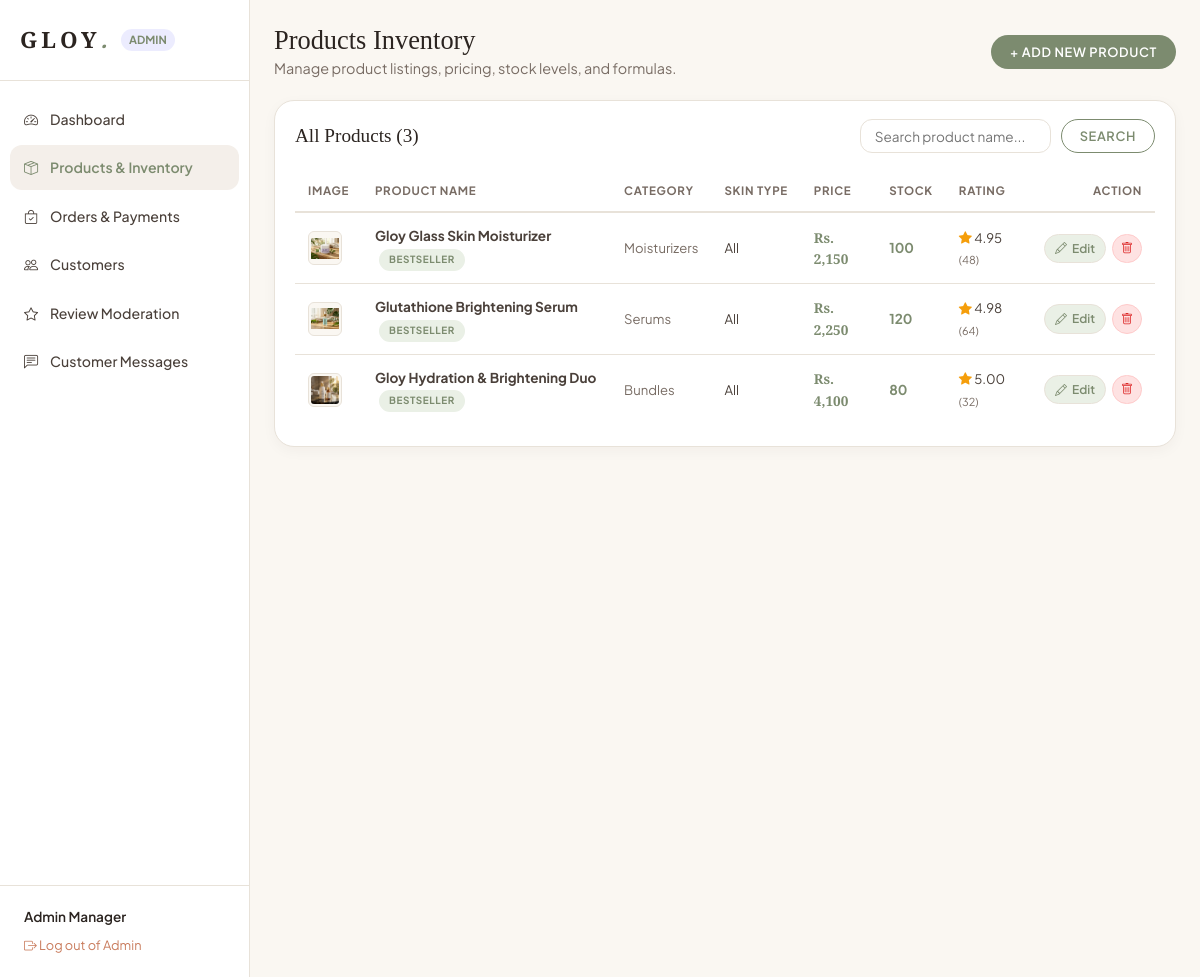
/admin/products.php (signed in), run on the app's committed database.
### tables this page shows
CREATE TABLE `users` (
  `id` INT AUTO_INCREMENT PRIMARY KEY,
  `name` VARCHAR(100) NOT NULL,
  `email` VARCHAR(150) NOT NULL UNIQUE,
  `password_hash` VARCHAR(255) NOT NULL,
  `phone` VARCHAR(30) NULL,
  `role` ENUM('user', 'admin') DEFAULT 'user',
  `status` ENUM('active', 'disabled') DEFAULT 'active',
  `reset_token` VARCHAR(64) NULL,
  `reset_expires` DATETIME NULL,
  `created_at` TIMESTAMP DEFAULT CURRENT_TIMESTAMP
);

CREATE TABLE `products` (
  `id` INT AUTO_INCREMENT PRIMARY KEY,
  `name` VARCHAR(150) NOT NULL,
  `slug` VARCHAR(150) NOT NULL UNIQUE,
  `subtitle` VARCHAR(255) NULL,
  `description` TEXT NOT NULL,
  `ingredients` TEXT NOT NULL,
  `how_to_use` TEXT NOT NULL,
  `category` VARCHAR(100) NOT NULL,
  `skin_type` VARCHAR(50) NOT NULL DEFAULT 'All',
  `price` DECIMAL(10,2) NOT NULL,
  `stock` INT NOT NULL DEFAULT 50,
  `image` VARCHAR(255) NOT NULL,
  `model3d_url` VARCHAR(255) NULL,
  `is_bestseller` TINYINT(1) DEFAULT 0,
  `rating_avg` DECIMAL(3,2) DEFAULT 5.00,
  `review_count` INT DEFAULT 0,
  `created_at` TIMESTAMP DEFAULT CURRENT_TIMESTAMP
);

### includes/auth_middleware.php (called while the page is built, shortened)
<?php
if (!function_exists('e')) {
    function e($string) {
        return htmlspecialchars($string ?? '', ENT_QUOTES, 'UTF-8');
    }
}
if (!function_exists('formatPrice')) {
    function formatPrice($amount) {
        return 'Rs. ' . number_format((float)$amount, 0);
    }
}
function get_current_user_data() {
    $pdo = getDBConnection();
    $stmt = $pdo->prepare("SELECT id, name, email, phone, role FROM users WHERE id = ?");
    $stmt->execute([$_SESSION['user_id']]);
    return $stmt->fetch();
}

### admin/products.php (the view, shortened to what this page needs)
<?php
require_once __DIR__ . '/includes/admin_header.php';
$pdo = getDBConnection();
$search = isset($_GET['q']) ? trim($_GET['q']) : '';
$sql = "SELECT * FROM products";
$sql .= " ORDER BY created_at DESC";
$products = $pdo->query($sql)->fetchAll();
?>
<div class="admin-topbar">
  <div>
    <h1 class="admin-title">Products Inventory</h1>
    <p style="color:var(--text-muted); font-size:0.9rem;">Manage product listings, pricing, stock levels, and formulas.</p>
  </div>
  <button class="btn btn-primary btn-sm" onclick="openProductForm()">+ Add New Product</button>
</div>
<div class="admin-card">
  <div class="card-header-flex">
    <h3 style="font-size:1.2rem;">All Products (<?php echo count($products); ?>)</h3>
    <form method="GET" action="products.php" style="display:flex; gap:10px;">
      <input type="text" name="q" class="input-field" placeholder="Search product name..." value="<?php echo e($search); ?>" style="padding:6px 14px; font-size:0.85rem;">
      <button type="submit" class="btn btn-secondary btn-sm">Search</button>
    </form>
  </div>
  <div class="table-responsive">
    <table class="data-table">
      <thead>
        <tr>
          <th style="width:45px;">Image</th>
          <th>Product Name</th>
          <th>Category</th>
          <th>Skin Type</th>
          <th>Price</th>
          <th>Stock</th>
          <th>Rating</th>
          <th style="text-align:right;">Action</th>
        </tr>
      </thead>
      <tbody>
        <?php foreach ($products as $p): ?>
          <tr>
            <td>
              <img src="../assets/images/<?php echo e($p['image']); ?>" alt="" style="width:34px; height:34px; object-fit:contain; background:var(--bg-main); border-radius:var(--radius-sm); padding:2px; border:1px solid var(--border-color);">
            </td>
            <td>
              <strong><?php echo e($p['name']); ?></strong>
              <?php if ($p['is_bestseller']): ?>
                <span class="status-badge status-paid" style="font-size:0.62rem; margin-left:4px;">Bestseller</span>
              <?php endif; ?>
            </td>
            <td><span style="font-size:0.82rem; color:var(--text-muted);"><?php echo e($p['category']); ?></span></td>
            <td><span style="font-size:0.82rem;"><?php echo e($p['skin_type']); ?></span></td>
            <td><strong style="color:var(--primary-purple); font-family:var(--font-serif);"><?php echo formatPrice($p['price']); ?></strong></td>
            <td>
              <span style="font-weight:700; color:<?php echo $p['stock'] < 30 ? 'var(--accent-terracotta)' : 'var(--primary-purple)'; ?>;">
                <?php echo $p['stock']; ?>
              </span>
            </td>
            <td><span style="font-size:0.82rem;"><i class="bi bi-star-fill" style="color:#F59E0B;"></i> <?php echo $p['rating_avg']; ?> <small style="color:var(--text-muted);">(<?php echo $p['review_count']; ?>)</small></span></td>
            <td style="text-align:right;">
              <div style="display:inline-flex; gap:6px;">
                <button class="btn-table-action btn-enable" style="padding:4px 10px; font-size:0.75rem;" onclick='editProduct(<?php echo json_encode($p, JSON_HEX_APOS); ?>)'>
                  <i class="bi bi-pencil"></i> Edit
                </button>
                <a href="#" data-post-name="delete" data-post-value="<?php echo (int)$p['id']; ?>" class="btn-table-action btn-disable" style="padding:4px 8px; font-size:0.75rem;" data-confirm="Delete this product permanently?" title="Delete Product">
                  <i class="bi bi-trash"></i>
                </a>
              </div>
            </td>
          </tr>
        <?php endforeach; ?>
      </tbody>
    </table>
  </div>
</div>
<?php require_once __DIR__ . '/includes/admin_footer.php'; ?>

### admin/includes/admin_header.php (shortened to what this page needs)
<?php
require_once __DIR__ . '/../../includes/auth_middleware.php';
$currentAdmin = get_current_user_data();
$currentAdminPage = basename($_SERVER['PHP_SELF']);
?>
<!DOCTYPE html>
<html lang="en">
<head>
  <link rel="stylesheet" href="https://cdn.jsdelivr.net/npm/bootstrap-icons@1.11.3/font/bootstrap-icons.min.css">
  <link rel="stylesheet" href="../assets/css/style.css">
  <link rel="stylesheet" href="../assets/css/components.css">
  <link rel="stylesheet" href="../assets/css/admin.css">
</head>
<body class="admin-body">
  <aside class="admin-sidebar">
    <div class="admin-brand">
      <a href="../index.php" class="brand-logo" style="font-size:1.4rem;">
        GLOY<span style="color:var(--primary-purple);">.</span>
      </a>
      <span style="font-size:0.7rem; font-weight:700; text-transform:uppercase; background:rgba(99,102,241,0.12); color:var(--primary-purple); padding:2px 8px; border-radius:var(--radius-pill);">Admin</span>
    </div>
    <nav class="admin-nav">
      <a href="dashboard.php" class="admin-nav-item <?php echo $currentAdminPage === 'dashboard.php' ? 'active' : ''; ?>">
        <i class="bi bi-speedometer2 me-2"></i> Dashboard
      </a>
      <a href="products.php" class="admin-nav-item <?php echo $currentAdminPage === 'products.php' ? 'active' : ''; ?>">
        <i class="bi bi-box-seam me-2"></i> Products &amp; Inventory
      </a>
      <a href="orders.php" class="admin-nav-item <?php echo $currentAdminPage === 'orders.php' ? 'active' : ''; ?>">
        <i class="bi bi-bag-check me-2"></i> Orders &amp; Payments
      </a>
      <a href="customers.php" class="admin-nav-item <?php echo $currentAdminPage === 'customers.php' ? 'active' : ''; ?>">
        <i class="bi bi-people me-2"></i> Customers
      </a>
      <a href="reviews.php" class="admin-nav-item <?php echo $currentAdminPage === 'reviews.php' ? 'active' : ''; ?>">
        <i class="bi bi-star me-2"></i> Review Moderation
      </a>
      <a href="messages.php" class="admin-nav-item <?php echo $currentAdminPage === 'messages.php' ? 'active' : ''; ?>">
        <i class="bi bi-chat-left-text me-2"></i> Customer Messages
      </a>
    </nav>
    <div style="padding:20px 24px; border-top:1px solid var(--border-color);">
      <div style="font-size:0.85rem; font-weight:600; color:var(--text-heading); margin-bottom:4px;"><?php echo e($currentAdmin['name']); ?></div>
      <a href="../logout.php" style="font-size:0.8rem; color:var(--accent-terracotta);"><i class="bi bi-box-arrow-right me-1"></i> Log out of Admin</a>
    </div>
  </aside>
  <main class="admin-main">

### assets/css/style.css (style rules this page uses)
:root { --bg-main: #FAF7F2; --bg-surface: #FFFFFF; --bg-card: #FFFFFF; --bg-secondary: #F4EFEA; --bg-accent-sage: #EAF0E6; --bg-accent-blush: #FDF3EE; --primary-purple: #7C8B6F; --primary-purple-hover: #667459; --accent-sage: #7C8B6F; --accent-terracotta: #C97C5D; --accent-terracotta-hover: #B3684B; --accent-gold: #D4AF37; --accent-plum: #C97C5D; --text-heading: #2B2420; --text-body: #4A403A; --text-muted: #786C64; --border-color: #E8E2D9; --border-focus: #7C8B6F; --search-bg: #FFFFFF; --search-border: #E8E2D9; --search-focus: #7C8B6F; --font-serif: 'Playfair Display', Georgia, serif; --font-sans: 'Plus Jakarta Sans', -apple-system, BlinkMacSystemFont, sans-serif; --shadow-sm: 0 4px 14px rgba(43, 36, 32, 0.04); --shadow-md: 0 10px 30px rgba(43, 36, 32, 0.07); --shadow-lg: 0 20px 48px rgba(43, 36, 32, 0.1); --radius-sm: 6px; --radius-md: 12px; --radius-lg: 20px; --radius-pill: 50px; --transition-fast: 0.2s cubic-bezier(0.4, 0, 0.2, 1); --transition-smooth: 0.35s cubic-bezier(0.4, 0, 0.2, 1); }
*, *::before, *::after { box-sizing: border-box; margin: 0; padding: 0; }
html { scroll-behavior: smooth; font-size: 16px; }
body { font-family: var(--font-sans); background-color: var(--bg-main); color: var(--text-body); line-height: 1.6; overflow-x: hidden; -webkit-font-smoothing: antialiased; }
h1, h2, h3, h4, h5, h6 { font-family: var(--font-serif); color: var(--text-heading); font-weight: 500; line-height: 1.25; }
a { color: inherit; text-decoration: none; transition: color var(--transition-fast); }
img { max-width: 100%; height: auto; display: block; }
.brand-logo { font-family: var(--font-serif); font-size: 1.8rem; letter-spacing: 0.18em; font-weight: 700; color: #2B2420; text-transform: uppercase; }
.brand-logo span { color: #7C8B6F; font-style: italic; }
.btn { display: inline-flex; align-items: center; justify-content: center; gap: 10px; padding: 14px 32px; font-family: var(--font-sans); font-size: 0.9rem; font-weight: 600; letter-spacing: 0.05em; text-transform: uppercase; border-radius: var(--radius-pill); border: 1px solid transparent; cursor: pointer; transition: all var(--transition-fast); }
.btn-primary { background-color: var(--primary-purple); color: var(--bg-surface); }
.btn-secondary { background-color: transparent; border-color: var(--primary-purple); color: var(--primary-purple); }
.btn-sm { padding: 8px 18px; font-size: 0.8rem; }
.input-field { width: 100%; padding: 14px 18px; font-family: var(--font-sans); font-size: 0.9rem; border: 1px solid var(--border-color); border-radius: var(--radius-md); background-color: var(--bg-surface); color: var(--text-heading); outline: none; transition: border-color var(--transition-fast), box-shadow var(--transition-fast); }

### data on the page
users: name "Admin Manager"
products: image (picture), name "Gloy Glass Skin Moisturizer", is_bestseller "BESTSELLER", category "Moisturizers", skin_type "All", price "Rs. 2,150", stock "100", rating_avg "4.95", review_count "48", $p['id'] 1 (drawn)
products: image (picture), name "Glutathione Brightening Serum", is_bestseller "BESTSELLER", category "Serums", skin_type "All", price "Rs. 2,250", stock "120", rating_avg "4.98", review_count "64", $p['id'] 2 (drawn)
products: image (picture), name "Gloy Hydration & Brightening Duo", is_bestseller "BESTSELLER", category "Bundles", skin_type "All", price "Rs. 4,100", stock "80", rating_avg "5.00", review_count "32", $p['id'] 3 (drawn)

### other printed values
count($products) "3"
